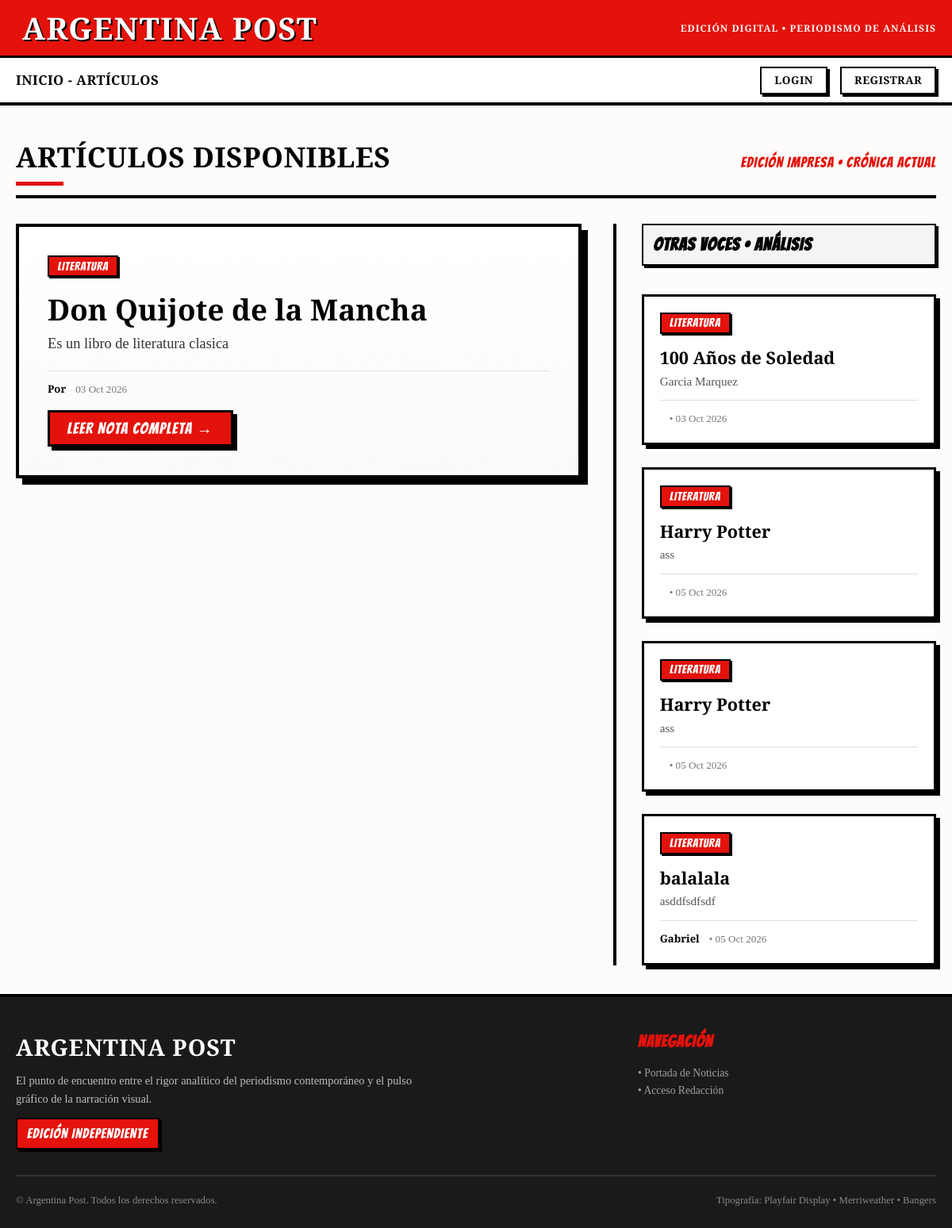
The app's page /, older data.
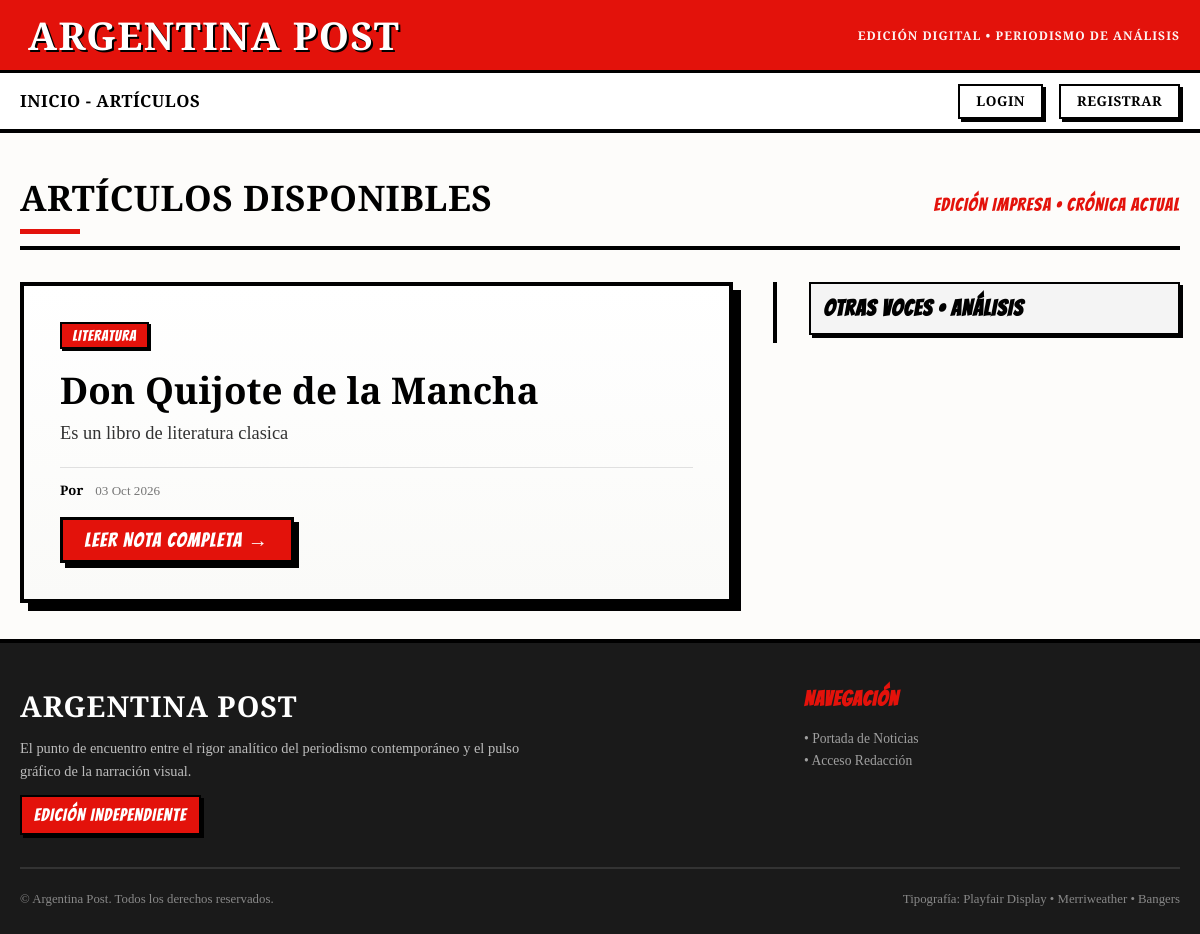
The same page, newer data.
### articles/models.py (models this page shows, shortened)
class Articulos(models.Model):
    title = models.CharField(max_length=200)
    subtitle = models.CharField(max_length = 200, blank=True)
    content = models.TextField()
    opcional_content = models.TextField(blank=True,null=True)
    author = models.ForeignKey(User,on_delete=models.CASCADE)
    category = models.ForeignKey(Categoria,on_delete = models.CASCADE)
    crated_at =models.DateTimeField(auto_now_add=True)
    class Meta:
        verbose_name = "Articulo"
        verbose_name_plural = "Articulos"

class Categoria(models.Model):
    name = models.CharField(max_length=100)

### core/views.py (the view)
# urls.py: path('',Inicio,name="home"),
def Inicio(request:HttpRequest) ->HttpResponse:
    articulos = Articulos.objects.all()
    return render(request,'core/index.html', {"articulos":articulos})

### core/templates/core/index.html (shortened to what this page needs)
{% extends 'base.html' %}
{% load static %}
{% block extra_css %}
<link rel="stylesheet" href="{% static 'articles/css/style.css' %}">
{% endblock extra_css %}
{% block content %}
<section class="portada-header">
    <h2 class="portada-titulo">Artículos Disponibles</h2>
    <span class="portada-edicion">Edición Impresa &bull; Crónica Actual</span>
</section>
{% if articulos %}
<div class="grid-portada">
    <div class="columna-principal">
        {% for articulo in articulos %}
            {% if forloop.first %}
            <article class="tarjeta-articulo tarjeta-destacada">
                {% if articulo.category %}
                <div class="articulo-categoria-wrapper">
                    <span class="badge-comic">{{ articulo.category.name }}</span>
                </div>
                {% endif %}
                <h3 class="articulo-titulo">
                    <a href="{% url 'articles:detalle' articulo.id %}">
                        {{ articulo.title }}
                    </a>
                </h3>
                {% if articulo.subtitle %}
                <p class="articulo-subtitulo">{{ articulo.subtitle }}</p>
                {% endif %}
                <div class="articulo-meta">
                    {% if articulo.author %}
                    <span class="articulo-autor">Por {{ articulo.author.first_name }} {{ articulo.author.last_name }}</span>
                    {% endif %}
                    {% if articulo.crated_at %}
                    <span class="articulo-fecha">{{ articulo.crated_at|date:"d M Y" }}</span>
                    {% endif %}
                </div>
                <div class="articulo-leer-mas">
                    <a href="{% url 'articles:detalle' articulo.id %}" class="btn-comic">Leer Nota Completa &rarr;</a>
                </div>
            </article>
            {% endif %}
        {% endfor %}
    </div>
    <aside class="columna-secundaria">
        <h3 class="columna-secundaria-titulo">Otras Voces &bull; Análisis</h3>
        {% for articulo in articulos %}
            {% if not forloop.first %}
            <article class="tarjeta-articulo tarjeta-secundaria">
                {% if articulo.category %}
                <div class="articulo-categoria-wrapper">
                    <span class="badge-comic">{{ articulo.category.name }}</span>
                </div>
                {% endif %}
                <h4 class="articulo-titulo">
                    <a href="{% url 'articles:detalle' articulo.id %}">
                        {{ articulo.title }}
                    </a>
                </h4>
                {% if articulo.subtitle %}
                <p class="articulo-subtitulo">{{ articulo.subtitle }}</p>
                {% endif %}
                <div class="articulo-meta">
                    {% if articulo.author %}
                    <span class="articulo-autor">{{ articulo.author.first_name }}</span>
                    {% endif %}
                    {% if articulo.crated_at %}
                    <span class="articulo-fecha">&bull; {{ articulo.crated_at|date:"d M Y" }}</span>
                    {% endif %}
                </div>
            </article>
            {% endif %}
        {% endfor %}
    </aside>
</div>
{% endif %}
{% endblock content %}

Row changes from the older to the newer data that the page shows:
removed Articulos: category.name "LITERATURA", title "100 Años de Soledad", subtitle "Garcia Marquez", crated_at "03 Oct 2026", shown under "OTRAS VOCES • ANÁLISIS"
removed Articulos: category.name "LITERATURA", title "Harry Potter", subtitle "ass", crated_at "05 Oct 2026", shown under "OTRAS VOCES • ANÁLISIS"
removed Articulos: category.name "LITERATURA", title "Harry Potter", subtitle "ass", crated_at "05 Oct 2026", shown under "OTRAS VOCES • ANÁLISIS"
removed Articulos: category.name "LITERATURA", title "balalala", subtitle "asddfsdfsdf", author.first_name "Gabriel", crated_at "05 Oct 2026", shown under "OTRAS VOCES • ANÁLISIS"
